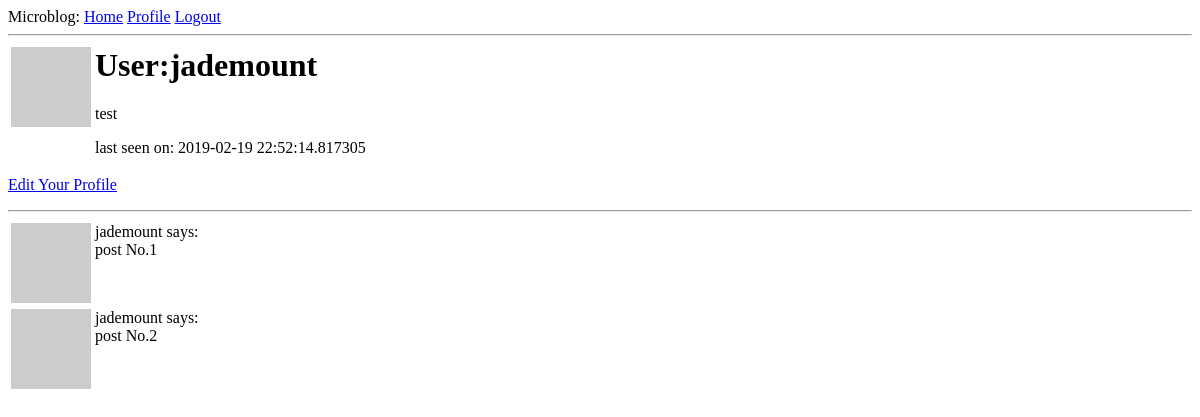
Page /user/jademount (signed in) on the earlier database version.
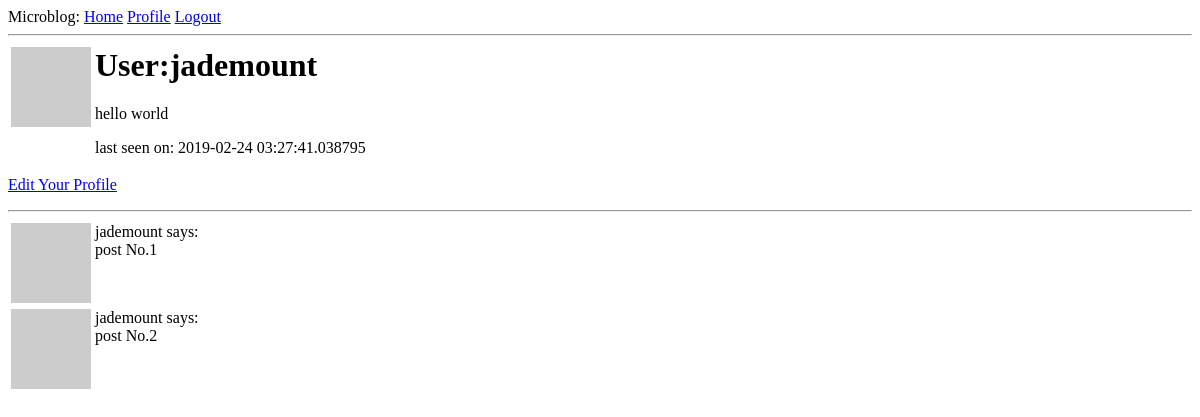
Same page on the later database version.
### app/models.py (models this page shows, shortened)
class User(UserMixin, db.Model):
    id=db.Column(db.Integer,primary_key=True)
    username=db.Column(db.String(64),index=True,unique=True)
    email=db.Column(db.String(120),index=True,unique=True)
    password_hash=db.Column(db.String(128))
    posts = db.relationship('Post', backref='author', lazy='dynamic')
    about_me = db.Column(db.String(140))
    last_seen = db.Column(db.DateTime,default=datetime.utcnow)
    followed=db.relationship('User', secondary=followers, primaryjoin=(followers.c.follower_id == id),secondaryjoin=(followers.c.followed_id == id), backref =db.backref('followers', lazy = 'dynamic'), lazy = 'dynamic')
    def avatar(self, size):
        digest=md5(self.email.lower().encode('utf-8')).hexdigest()
        return "https://www.gravatar.com/avatar/{}/?d=identicon&s={}".format(digest,size)

### app/routes.py (the view)
@app.route('/user/<username>')
@login_required
def user(username):
    user=User.query.filter_by(username=username).first_or_404()
    posts=[{'author':user,'body':'post No.1'},{'author':user,'body':'post No.2'}]
    return render_template('user.html', user=user, posts=posts)

### app/models.py (called while the page is built)
@login.user_loader
def load_user(id):
    return User.query.get(int(id))

### app/routes.py (called while the page is built)
@app.before_request
def before_request():
    if current_user.is_authenticated:
        current_user.last_seen=datetime.utcnow()
        db.session.commit()

### app/templates/user.html
{% extends "base.html" %}
{% block content %}
<table><tr valign="top">
<td><img src="{{user.avatar(128)}}"></td>
<td><h1>User:{{user.username}}</h1>
{% if user.about_me %}
<p>{{user.about_me}}</p>
{% endif %}
{% if user.last_seen %}
<p>last seen on: {{user.last_seen}}</p>
{% endif %}
</td>
</tr></table>
{% if user==current_user %}
<p><a href="{{url_for("edit_profile")}}">Edit Your Profile</a></p>
{% endif  %}
<hr>
{% for post in posts %}
{% include '_post.html' %}
{% endfor %}
{% endblock %}

### app/templates/base.html (shortened to what this page needs)
<html>
     <head>
    </head>
    <body>
     <div>Microblog:
       <a href="{{url_for('index')}}">Home</a>
     {% if current_user.is_anonymous %}
        <a href="{{ url_for('login') }}">Login</a>
     {% else %}
     <a href="{{ url_for('user',username=current_user.username) }}">Profile</a>
     <a href="{{ url_for('logout') }}">Logout</a>
     {% endif %}
     </div>
        <hr>
        {% block content %}
        {% endblock %}
    </body>
</html>

### app/templates/_post.html
<table>
<tr valign="top">
<td><img
src="{{post.author.avatar(32)}}"></td>
<td>{{post.author.username}}
says:<br>{{post.body}}</td>
</tr>
</table>

Differences in the rows shown:
changed User "jademount": about_me "test" → "hello world"; last_seen "2019-02-19 22:52:14.817305" → "2019-02-24 03:27:41.038795"
